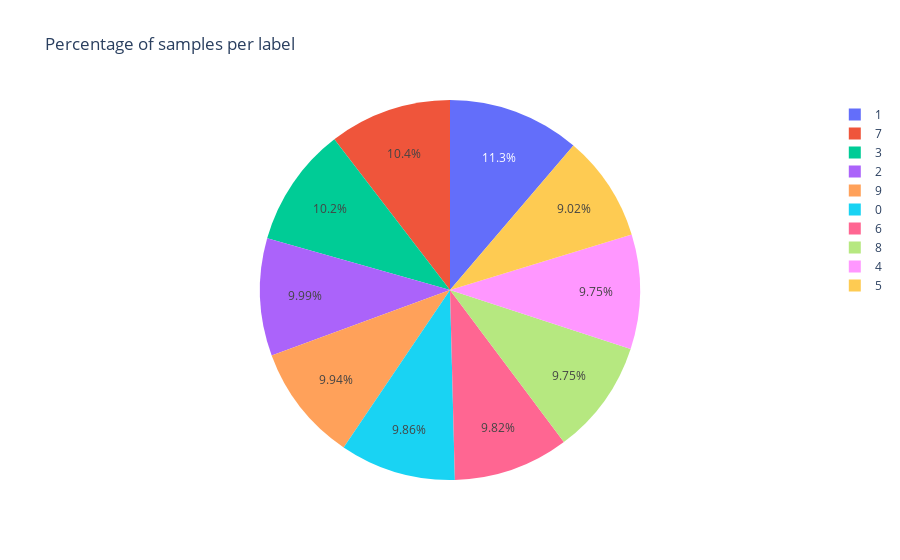

The code cell stored with this chart in its notebook:
### Markdown cell above
## Class Imbalance

A critical check for classification problems is the class imbalance. This is the difference in the number of samples per label. A class imbalance can lead to a model that is biased towards the majority class. This is a problem because the model will be less accurate in predicting the minority class.

Also called data skewness ([Wikipedia](https://en.wikipedia.org/wiki/Skewness)). For classification problems, the skewness is how uniform the data is in terms of the number of samples per label. In our case, it is the number of images for each digit. A uniform distribution, where each class has the same number of images, is a dataset with 0 skewness.

### Code cell
# Convert the string mnist.target to integer type
mnist.target = mnist.target.astype(np.int8)

# Count the occurrences of each class
class_counts = np.bincount(mnist.target)

# Plot a piechart using plotly
fig = px.pie(values=class_counts, names=[str(i) for i in range(10)], title='Percentage of samples per label')
fig.show()

### Figure 1 — Plotly figure (JSON) as saved in the notebook; plotly's stock layout.template omitted (floating-point values rounded to 4 significant figures)
{"data": [{"domain": {"x": [0, 1], "y": [0, 1]}, "hovertemplate": "label=%{label}<br>value=%{value}<extra></extra>", "labels": ["0", "1", "2", "3", "4", "5", "6", "7", "8", "9"], "legendgroup": "", "name": "", "showlegend": true, "type": "pie", "values": [6903, 7877, 6990, 7141, 6824, 6313, 6876, 7293, 6825, 6958]}], "layout": {"legend": {"tracegroupgap": 0}, "title": {"text": "Percentage of samples per label"}}}
